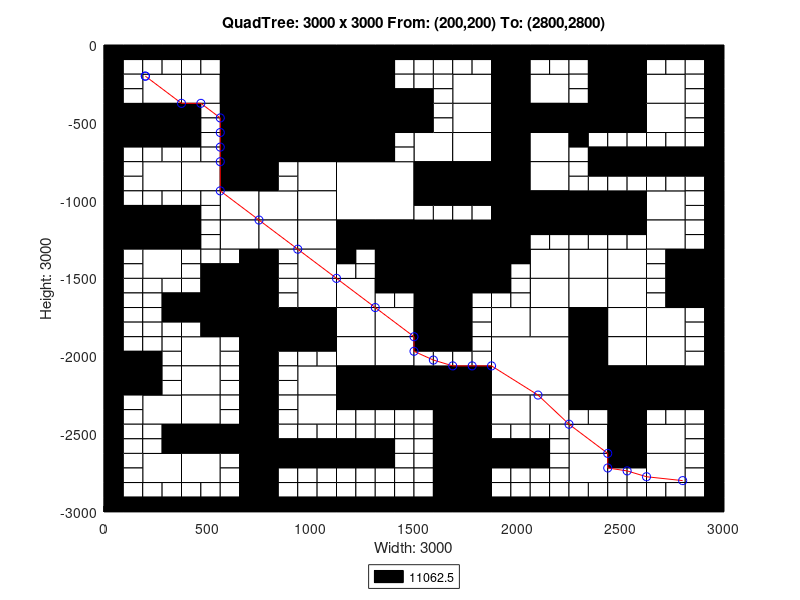

Write the MATLAB code that produced this figure.
axis([0 3000 -3000 0]);
title('QuadTree: 3000 x 3000 From: (200,200) To: (2800,2800)');
xlabel('Width: 3000');
ylabel('Height: 3000');
rectangle('Position',[750 -375 375 375], 'FaceColor',[0 0 0]);
rectangle('Position',[750 -750 375 375], 'FaceColor',[0 0 0]);
rectangle('Position',[1125 -1125 375 375], 'FaceColor',[1 1 1]);
rectangle('Position',[1500 -1500 375 375], 'FaceColor',[0 0 0]);
rectangle('Position',[1875 -2250 375 375], 'FaceColor',[1 1 1]);
rectangle('Position',[187.5 -375 187.5 187.5], 'FaceColor',[1 1 1]);
rectangle('Position',[562.5 -187.5 187.5 187.5], 'FaceColor',[0 0 0]);
rectangle('Position',[375 -375 187.5 187.5], 'FaceColor',[1 1 1]);
rectangle('Position',[562.5 -375 187.5 187.5], 'FaceColor',[0 0 0]);
rectangle('Position',[0 -562.5 187.5 187.5], 'FaceColor',[0 0 0]);
rectangle('Position',[187.5 -562.5 187.5 187.5], 'FaceColor',[0 0 0]);
rectangle('Position',[562.5 -562.5 187.5 187.5], 'FaceColor',[0 0 0]);
rectangle('Position',[562.5 -750 187.5 187.5], 'FaceColor',[0 0 0]);
rectangle('Position',[1125 -187.5 187.5 187.5], 'FaceColor',[0 0 0]);
rectangle('Position',[1125 -375 187.5 187.5], 'FaceColor',[0 0 0]);
rectangle('Position',[1125 -562.5 187.5 187.5], 'FaceColor',[0 0 0]);
rectangle('Position',[1312.5 -562.5 187.5 187.5], 'FaceColor',[0 0 0]);
rectangle('Position',[1125 -750 187.5 187.5], 'FaceColor',[0 0 0]);
rectangle('Position',[187.5 -937.5 187.5 187.5], 'FaceColor',[1 1 1]);
rectangle('Position',[375 -937.5 187.5 187.5], 'FaceColor',[1 1 1]);
rectangle('Position',[562.5 -937.5 187.5 187.5], 'FaceColor',[0 0 0]);
rectangle('Position',[562.5 -1125 187.5 187.5], 'FaceColor',[1 1 1]);
rectangle('Position',[0 -1312.5 187.5 187.5], 'FaceColor',[0 0 0]);
rectangle('Position',[187.5 -1312.5 187.5 187.5], 'FaceColor',[0 0 0]);
rectangle('Position',[187.5 -1500 187.5 187.5], 'FaceColor',[1 1 1]);
rectangle('Position',[562.5 -1312.5 187.5 187.5], 'FaceColor',[1 1 1]);
rectangle('Position',[937.5 -937.5 187.5 187.5], 'FaceColor',[1 1 1]);
rectangle('Position',[750 -1125 187.5 187.5], 'FaceColor',[1 1 1]);
rectangle('Position',[937.5 -1125 187.5 187.5], 'FaceColor',[1 1 1]);
rectangle('Position',[750 -1312.5 187.5 187.5], 'FaceColor',[1 1 1]);
rectangle('Position',[937.5 -1312.5 187.5 187.5], 'FaceColor',[1 1 1]);
rectangle('Position',[937.5 -1500 187.5 187.5], 'FaceColor',[1 1 1]);
rectangle('Position',[1125 -1312.5 187.5 187.5], 'FaceColor',[0 0 0]);
rectangle('Position',[1312.5 -1312.5 187.5 187.5], 'FaceColor',[0 0 0]);
rectangle('Position',[1312.5 -1500 187.5 187.5], 'FaceColor',[0 0 0]);
rectangle('Position',[1687.5 -375 187.5 187.5], 'FaceColor',[1 1 1]);
rectangle('Position',[1875 -187.5 187.5 187.5], 'FaceColor',[0 0 0]);
rectangle('Position',[1875 -375 187.5 187.5], 'FaceColor',[0 0 0]);
rectangle('Position',[2062.5 -375 187.5 187.5], 'FaceColor',[1 1 1]);
rectangle('Position',[1687.5 -562.5 187.5 187.5], 'FaceColor',[1 1 1]);
rectangle('Position',[1500 -750 187.5 187.5], 'FaceColor',[1 1 1]);
rectangle('Position',[1687.5 -750 187.5 187.5], 'FaceColor',[1 1 1]);
rectangle('Position',[1875 -562.5 187.5 187.5], 'FaceColor',[0 0 0]);
rectangle('Position',[2062.5 -562.5 187.5 187.5], 'FaceColor',[0 0 0]);
rectangle('Position',[1875 -750 187.5 187.5], 'FaceColor',[0 0 0]);
rectangle('Position',[2062.5 -750 187.5 187.5], 'FaceColor',[1 1 1]);
rectangle('Position',[2437.5 -187.5 187.5 187.5], 'FaceColor',[0 0 0]);
rectangle('Position',[2437.5 -375 187.5 187.5], 'FaceColor',[0 0 0]);
rectangle('Position',[2625 -375 187.5 187.5], 'FaceColor',[1 1 1]);
rectangle('Position',[2250 -562.5 187.5 187.5], 'FaceColor',[0 0 0]);
rectangle('Position',[2437.5 -562.5 187.5 187.5], 'FaceColor',[0 0 0]);
rectangle('Position',[2625 -562.5 187.5 187.5], 'FaceColor',[1 1 1]);
rectangle('Position',[1500 -937.5 187.5 187.5], 'FaceColor',[0 0 0]);
rectangle('Position',[1687.5 -937.5 187.5 187.5], 'FaceColor',[0 0 0]);
rectangle('Position',[1875 -937.5 187.5 187.5], 'FaceColor',[0 0 0]);
rectangle('Position',[2062.5 -937.5 187.5 187.5], 'FaceColor',[1 1 1]);
rectangle('Position',[1875 -1125 187.5 187.5], 'FaceColor',[0 0 0]);
rectangle('Position',[2062.5 -1125 187.5 187.5], 'FaceColor',[0 0 0]);
rectangle('Position',[1875 -1312.5 187.5 187.5], 'FaceColor',[0 0 0]);
rectangle('Position',[2062.5 -1500 187.5 187.5], 'FaceColor',[1 1 1]);
rectangle('Position',[2250 -1125 187.5 187.5], 'FaceColor',[0 0 0]);
rectangle('Position',[2437.5 -1125 187.5 187.5], 'FaceColor',[0 0 0]);
rectangle('Position',[2625 -1125 187.5 187.5], 'FaceColor',[1 1 1]);
rectangle('Position',[2250 -1500 187.5 187.5], 'FaceColor',[1 1 1]);
rectangle('Position',[2437.5 -1500 187.5 187.5], 'FaceColor',[1 1 1]);
rectangle('Position',[2625 -1312.5 187.5 187.5], 'FaceColor',[1 1 1]);
rectangle('Position',[2812.5 -1500 187.5 187.5], 'FaceColor',[0 0 0]);
rectangle('Position',[562.5 -1687.5 187.5 187.5], 'FaceColor',[0 0 0]);
rectangle('Position',[562.5 -1875 187.5 187.5], 'FaceColor',[0 0 0]);
rectangle('Position',[0 -2250 187.5 187.5], 'FaceColor',[0 0 0]);
rectangle('Position',[375 -2062.5 187.5 187.5], 'FaceColor',[1 1 1]);
rectangle('Position',[375 -2250 187.5 187.5], 'FaceColor',[1 1 1]);
rectangle('Position',[937.5 -1687.5 187.5 187.5], 'FaceColor',[1 1 1]);
rectangle('Position',[750 -1875 187.5 187.5], 'FaceColor',[0 0 0]);
rectangle('Position',[937.5 -1875 187.5 187.5], 'FaceColor',[0 0 0]);
rectangle('Position',[1125 -1687.5 187.5 187.5], 'FaceColor',[1 1 1]);
rectangle('Position',[1125 -1875 187.5 187.5], 'FaceColor',[1 1 1]);
rectangle('Position',[1312.5 -1875 187.5 187.5], 'FaceColor',[1 1 1]);
rectangle('Position',[937.5 -2250 187.5 187.5], 'FaceColor',[1 1 1]);
rectangle('Position',[1125 -2062.5 187.5 187.5], 'FaceColor',[1 1 1]);
rectangle('Position',[1312.5 -2062.5 187.5 187.5], 'FaceColor',[1 1 1]);
rectangle('Position',[1125 -2250 187.5 187.5], 'FaceColor',[0 0 0]);
rectangle('Position',[1312.5 -2250 187.5 187.5], 'FaceColor',[0 0 0]);
rectangle('Position',[187.5 -2437.5 187.5 187.5], 'FaceColor',[1 1 1]);
rectangle('Position',[375 -2437.5 187.5 187.5], 'FaceColor',[1 1 1]);
rectangle('Position',[375 -2625 187.5 187.5], 'FaceColor',[0 0 0]);
rectangle('Position',[562.5 -2625 187.5 187.5], 'FaceColor',[0 0 0]);
rectangle('Position',[187.5 -2812.5 187.5 187.5], 'FaceColor',[1 1 1]);
rectangle('Position',[375 -2812.5 187.5 187.5], 'FaceColor',[1 1 1]);
rectangle('Position',[937.5 -2437.5 187.5 187.5], 'FaceColor',[1 1 1]);
rectangle('Position',[1500 -1687.5 187.5 187.5], 'FaceColor',[0 0 0]);
rectangle('Position',[1500 -1875 187.5 187.5], 'FaceColor',[0 0 0]);
rectangle('Position',[2062.5 -1687.5 187.5 187.5], 'FaceColor',[1 1 1]);
rectangle('Position',[1875 -1875 187.5 187.5], 'FaceColor',[1 1 1]);
rectangle('Position',[2062.5 -1875 187.5 187.5], 'FaceColor',[1 1 1]);
rectangle('Position',[1500 -2250 187.5 187.5], 'FaceColor',[0 0 0]);
rectangle('Position',[1687.5 -2250 187.5 187.5], 'FaceColor',[0 0 0]);
rectangle('Position',[2250 -1687.5 187.5 187.5], 'FaceColor',[1 1 1]);
rectangle('Position',[2437.5 -1687.5 187.5 187.5], 'FaceColor',[1 1 1]);
rectangle('Position',[2250 -1875 187.5 187.5], 'FaceColor',[0 0 0]);
rectangle('Position',[2437.5 -1875 187.5 187.5], 'FaceColor',[1 1 1]);
rectangle('Position',[2812.5 -1687.5 187.5 187.5], 'FaceColor',[0 0 0]);
rectangle('Position',[2625 -1875 187.5 187.5], 'FaceColor',[1 1 1]);
rectangle('Position',[2250 -2062.5 187.5 187.5], 'FaceColor',[0 0 0]);
rectangle('Position',[2437.5 -2062.5 187.5 187.5], 'FaceColor',[1 1 1]);
rectangle('Position',[2250 -2250 187.5 187.5], 'FaceColor',[0 0 0]);
rectangle('Position',[2437.5 -2250 187.5 187.5], 'FaceColor',[0 0 0]);
rectangle('Position',[2625 -2062.5 187.5 187.5], 'FaceColor',[1 1 1]);
rectangle('Position',[2625 -2250 187.5 187.5], 'FaceColor',[0 0 0]);
rectangle('Position',[2812.5 -2250 187.5 187.5], 'FaceColor',[0 0 0]);
rectangle('Position',[1687.5 -2437.5 187.5 187.5], 'FaceColor',[0 0 0]);
rectangle('Position',[1687.5 -2625 187.5 187.5], 'FaceColor',[0 0 0]);
rectangle('Position',[1875 -2437.5 187.5 187.5], 'FaceColor',[1 1 1]);
rectangle('Position',[2062.5 -2437.5 187.5 187.5], 'FaceColor',[1 1 1]);
rectangle('Position',[1687.5 -2812.5 187.5 187.5], 'FaceColor',[0 0 0]);
rectangle('Position',[1687.5 -3000 187.5 187.5], 'FaceColor',[0 0 0]);
rectangle('Position',[2437.5 -2437.5 187.5 187.5], 'FaceColor',[0 0 0]);
rectangle('Position',[2250 -2625 187.5 187.5], 'FaceColor',[1 1 1]);
rectangle('Position',[2437.5 -2625 187.5 187.5], 'FaceColor',[0 0 0]);
rectangle('Position',[2625 -2625 187.5 187.5], 'FaceColor',[1 1 1]);
rectangle('Position',[2250 -2812.5 187.5 187.5], 'FaceColor',[1 1 1]);
rectangle('Position',[2625 -2812.5 187.5 187.5], 'FaceColor',[1 1 1]);
rectangle('Position',[0 -93.75 93.75 93.75], 'FaceColor',[0 0 0]);
rectangle('Position',[93.75 -93.75 93.75 93.75], 'FaceColor',[0 0 0]);
rectangle('Position',[0 -187.5 93.75 93.75], 'FaceColor',[0 0 0]);
rectangle('Position',[93.75 -187.5 93.75 93.75], 'FaceColor',[1 1 1]);
rectangle('Position',[187.5 -93.75 93.75 93.75], 'FaceColor',[0 0 0]);
rectangle('Position',[281.25 -93.75 93.75 93.75], 'FaceColor',[0 0 0]);
rectangle('Position',[187.5 -187.5 93.75 93.75], 'FaceColor',[1 1 1]);
rectangle('Position',[281.25 -187.5 93.75 93.75], 'FaceColor',[1 1 1]);
rectangle('Position',[0 -281.25 93.75 93.75], 'FaceColor',[0 0 0]);
rectangle('Position',[93.75 -281.25 93.75 93.75], 'FaceColor',[1 1 1]);
rectangle('Position',[0 -375 93.75 93.75], 'FaceColor',[0 0 0]);
rectangle('Position',[93.75 -375 93.75 93.75], 'FaceColor',[1 1 1]);
rectangle('Position',[375 -93.75 93.75 93.75], 'FaceColor',[0 0 0]);
rectangle('Position',[468.75 -93.75 93.75 93.75], 'FaceColor',[0 0 0]);
rectangle('Position',[375 -187.5 93.75 93.75], 'FaceColor',[1 1 1]);
rectangle('Position',[468.75 -187.5 93.75 93.75], 'FaceColor',[1 1 1]);
rectangle('Position',[0 -656.25 93.75 93.75], 'FaceColor',[0 0 0]);
rectangle('Position',[93.75 -656.25 93.75 93.75], 'FaceColor',[0 0 0]);
rectangle('Position',[0 -750 93.75 93.75], 'FaceColor',[0 0 0]);
rectangle('Position',[93.75 -750 93.75 93.75], 'FaceColor',[1 1 1]);
rectangle('Position',[187.5 -656.25 93.75 93.75], 'FaceColor',[0 0 0]);
rectangle('Position',[281.25 -656.25 93.75 93.75], 'FaceColor',[0 0 0]);
rectangle('Position',[187.5 -750 93.75 93.75], 'FaceColor',[1 1 1]);
rectangle('Position',[281.25 -750 93.75 93.75], 'FaceColor',[1 1 1]);
rectangle('Position',[375 -468.75 93.75 93.75], 'FaceColor',[0 0 0]);
rectangle('Position',[468.75 -468.75 93.75 93.75], 'FaceColor',[1 1 1]);
rectangle('Position',[375 -562.5 93.75 93.75], 'FaceColor',[0 0 0]);
rectangle('Position',[468.75 -562.5 93.75 93.75], 'FaceColor',[1 1 1]);
rectangle('Position',[375 -656.25 93.75 93.75], 'FaceColor',[0 0 0]);
rectangle('Position',[468.75 -656.25 93.75 93.75], 'FaceColor',[1 1 1]);
rectangle('Position',[375 -750 93.75 93.75], 'FaceColor',[1 1 1]);
rectangle('Position',[468.75 -750 93.75 93.75], 'FaceColor',[1 1 1]);
rectangle('Position',[1312.5 -93.75 93.75 93.75], 'FaceColor',[0 0 0]);
rectangle('Position',[1406.25 -93.75 93.75 93.75], 'FaceColor',[0 0 0]);
rectangle('Position',[1312.5 -187.5 93.75 93.75], 'FaceColor',[0 0 0]);
rectangle('Position',[1406.25 -187.5 93.75 93.75], 'FaceColor',[1 1 1]);
rectangle('Position',[1312.5 -281.25 93.75 93.75], 'FaceColor',[0 0 0]);
rectangle('Position',[1406.25 -281.25 93.75 93.75], 'FaceColor',[1 1 1]);
rectangle('Position',[1312.5 -375 93.75 93.75], 'FaceColor',[0 0 0]);
rectangle('Position',[1406.25 -375 93.75 93.75], 'FaceColor',[0 0 0]);
rectangle('Position',[1312.5 -656.25 93.75 93.75], 'FaceColor',[0 0 0]);
rectangle('Position',[1406.25 -656.25 93.75 93.75], 'FaceColor',[1 1 1]);
rectangle('Position',[1312.5 -750 93.75 93.75], 'FaceColor',[0 0 0]);
rectangle('Position',[1406.25 -750 93.75 93.75], 'FaceColor',[1 1 1]);
rectangle('Position',[0 -843.75 93.75 93.75], 'FaceColor',[0 0 0]);
rectangle('Position',[93.75 -843.75 93.75 93.75], 'FaceColor',[1 1 1]);
rectangle('Position',[0 -937.5 93.75 93.75], 'FaceColor',[0 0 0]);
rectangle('Position',[93.75 -937.5 93.75 93.75], 'FaceColor',[1 1 1]);
rectangle('Position',[0 -1031.25 93.75 93.75], 'FaceColor',[0 0 0]);
rectangle('Position',[93.75 -1031.25 93.75 93.75], 'FaceColor',[1 1 1]);
rectangle('Position',[0 -1125 93.75 93.75], 'FaceColor',[0 0 0]);
rectangle('Position',[93.75 -1125 93.75 93.75], 'FaceColor',[0 0 0]);
rectangle('Position',[187.5 -1031.25 93.75 93.75], 'FaceColor',[1 1 1]);
rectangle('Position',[281.25 -1031.25 93.75 93.75], 'FaceColor',[1 1 1]);
rectangle('Position',[187.5 -1125 93.75 93.75], 'FaceColor',[0 0 0]);
rectangle('Position',[281.25 -1125 93.75 93.75], 'FaceColor',[0 0 0]);
rectangle('Position',[375 -1031.25 93.75 93.75], 'FaceColor',[1 1 1]);
rectangle('Position',[468.75 -1031.25 93.75 93.75], 'FaceColor',[1 1 1]);
rectangle('Position',[375 -1125 93.75 93.75], 'FaceColor',[0 0 0]);
rectangle('Position',[468.75 -1125 93.75 93.75], 'FaceColor',[1 1 1]);
rectangle('Position',[0 -1406.25 93.75 93.75], 'FaceColor',[0 0 0]);
rectangle('Position',[93.75 -1406.25 93.75 93.75], 'FaceColor',[1 1 1]);
rectangle('Position',[0 -1500 93.75 93.75], 'FaceColor',[0 0 0]);
rectangle('Position',[93.75 -1500 93.75 93.75], 'FaceColor',[1 1 1]);
rectangle('Position',[375 -1218.75 93.75 93.75], 'FaceColor',[0 0 0]);
rectangle('Position',[468.75 -1218.75 93.75 93.75], 'FaceColor',[1 1 1]);
rectangle('Position',[375 -1312.5 93.75 93.75], 'FaceColor',[0 0 0]);
rectangle('Position',[468.75 -1312.5 93.75 93.75], 'FaceColor',[1 1 1]);
rectangle('Position',[375 -1406.25 93.75 93.75], 'FaceColor',[1 1 1]);
rectangle('Position',[468.75 -1406.25 93.75 93.75], 'FaceColor',[1 1 1]);
rectangle('Position',[375 -1500 93.75 93.75], 'FaceColor',[1 1 1]);
rectangle('Position',[468.75 -1500 93.75 93.75], 'FaceColor',[0 0 0]);
rectangle('Position',[562.5 -1406.25 93.75 93.75], 'FaceColor',[1 1 1]);
rectangle('Position',[656.25 -1406.25 93.75 93.75], 'FaceColor',[0 0 0]);
rectangle('Position',[562.5 -1500 93.75 93.75], 'FaceColor',[0 0 0]);
rectangle('Position',[656.25 -1500 93.75 93.75], 'FaceColor',[0 0 0]);
rectangle('Position',[750 -843.75 93.75 93.75], 'FaceColor',[0 0 0]);
rectangle('Position',[843.75 -843.75 93.75 93.75], 'FaceColor',[1 1 1]);
rectangle('Position',[750 -937.5 93.75 93.75], 'FaceColor',[0 0 0]);
rectangle('Position',[843.75 -937.5 93.75 93.75], 'FaceColor',[1 1 1]);
rectangle('Position',[750 -1406.25 93.75 93.75], 'FaceColor',[0 0 0]);
rectangle('Position',[843.75 -1406.25 93.75 93.75], 'FaceColor',[1 1 1]);
rectangle('Position',[750 -1500 93.75 93.75], 'FaceColor',[0 0 0]);
rectangle('Position',[843.75 -1500 93.75 93.75], 'FaceColor',[1 1 1]);
rectangle('Position',[1125 -1406.25 93.75 93.75], 'FaceColor',[0 0 0]);
rectangle('Position',[1218.75 -1406.25 93.75 93.75], 'FaceColor',[1 1 1]);
rectangle('Position',[1125 -1500 93.75 93.75], 'FaceColor',[1 1 1]);
rectangle('Position',[1218.75 -1500 93.75 93.75], 'FaceColor',[1 1 1]);
rectangle('Position',[1500 -93.75 93.75 93.75], 'FaceColor',[0 0 0]);
rectangle('Position',[1593.75 -93.75 93.75 93.75], 'FaceColor',[0 0 0]);
rectangle('Position',[1500 -187.5 93.75 93.75], 'FaceColor',[1 1 1]);
rectangle('Position',[1593.75 -187.5 93.75 93.75], 'FaceColor',[1 1 1]);
rectangle('Position',[1687.5 -93.75 93.75 93.75], 'FaceColor',[0 0 0]);
rectangle('Position',[1781.25 -93.75 93.75 93.75], 'FaceColor',[0 0 0]);
rectangle('Position',[1687.5 -187.5 93.75 93.75], 'FaceColor',[1 1 1]);
rectangle('Position',[1781.25 -187.5 93.75 93.75], 'FaceColor',[1 1 1]);
rectangle('Position',[1500 -281.25 93.75 93.75], 'FaceColor',[1 1 1]);
rectangle('Position',[1593.75 -281.25 93.75 93.75], 'FaceColor',[1 1 1]);
rectangle('Position',[1500 -375 93.75 93.75], 'FaceColor',[0 0 0]);
rectangle('Position',[1593.75 -375 93.75 93.75], 'FaceColor',[1 1 1]);
rectangle('Position',[2062.5 -93.75 93.75 93.75], 'FaceColor',[0 0 0]);
rectangle('Position',[2156.25 -93.75 93.75 93.75], 'FaceColor',[0 0 0]);
rectangle('Position',[2062.5 -187.5 93.75 93.75], 'FaceColor',[1 1 1]);
rectangle('Position',[2156.25 -187.5 93.75 93.75], 'FaceColor',[1 1 1]);
rectangle('Position',[1500 -468.75 93.75 93.75], 'FaceColor',[0 0 0]);
rectangle('Position',[1593.75 -468.75 93.75 93.75], 'FaceColor',[1 1 1]);
rectangle('Position',[1500 -562.5 93.75 93.75], 'FaceColor',[0 0 0]);
rectangle('Position',[1593.75 -562.5 93.75 93.75], 'FaceColor',[1 1 1]);
rectangle('Position',[2250 -93.75 93.75 93.75], 'FaceColor',[0 0 0]);
rectangle('Position',[2343.75 -93.75 93.75 93.75], 'FaceColor',[0 0 0]);
rectangle('Position',[2250 -187.5 93.75 93.75], 'FaceColor',[1 1 1]);
rectangle('Position',[2343.75 -187.5 93.75 93.75], 'FaceColor',[0 0 0]);
rectangle('Position',[2250 -281.25 93.75 93.75], 'FaceColor',[1 1 1]);
rectangle('Position',[2343.75 -281.25 93.75 93.75], 'FaceColor',[0 0 0]);
rectangle('Position',[2250 -375 93.75 93.75], 'FaceColor',[1 1 1]);
rectangle('Position',[2343.75 -375 93.75 93.75], 'FaceColor',[0 0 0]);
rectangle('Position',[2625 -93.75 93.75 93.75], 'FaceColor',[0 0 0]);
rectangle('Position',[2718.75 -93.75 93.75 93.75], 'FaceColor',[0 0 0]);
rectangle('Position',[2625 -187.5 93.75 93.75], 'FaceColor',[1 1 1]);
rectangle('Position',[2718.75 -187.5 93.75 93.75], 'FaceColor',[1 1 1]);
rectangle('Position',[2812.5 -93.75 93.75 93.75], 'FaceColor',[0 0 0]);
rectangle('Position',[2906.25 -93.75 93.75 93.75], 'FaceColor',[0 0 0]);
rectangle('Position',[2812.5 -187.5 93.75 93.75], 'FaceColor',[1 1 1]);
rectangle('Position',[2906.25 -187.5 93.75 93.75], 'FaceColor',[0 0 0]);
rectangle('Position',[2812.5 -281.25 93.75 93.75], 'FaceColor',[1 1 1]);
rectangle('Position',[2906.25 -281.25 93.75 93.75], 'FaceColor',[0 0 0]);
rectangle('Position',[2812.5 -375 93.75 93.75], 'FaceColor',[1 1 1]);
rectangle('Position',[2906.25 -375 93.75 93.75], 'FaceColor',[0 0 0]);
rectangle('Position',[2250 -656.25 93.75 93.75], 'FaceColor',[0 0 0]);
rectangle('Position',[2343.75 -656.25 93.75 93.75], 'FaceColor',[1 1 1]);
rectangle('Position',[2250 -750 93.75 93.75], 'FaceColor',[1 1 1]);
rectangle('Position',[2343.75 -750 93.75 93.75], 'FaceColor',[0 0 0]);
rectangle('Position',[2437.5 -656.25 93.75 93.75], 'FaceColor',[1 1 1]);
rectangle('Position',[2531.25 -656.25 93.75 93.75], 'FaceColor',[1 1 1]);
rectangle('Position',[2437.5 -750 93.75 93.75], 'FaceColor',[0 0 0]);
rectangle('Position',[2531.25 -750 93.75 93.75], 'FaceColor',[0 0 0]);
rectangle('Position',[2812.5 -468.75 93.75 93.75], 'FaceColor',[1 1 1]);
rectangle('Position',[2906.25 -468.75 93.75 93.75], 'FaceColor',[0 0 0]);
rectangle('Position',[2812.5 -562.5 93.75 93.75], 'FaceColor',[1 1 1]);
rectangle('Position',[2906.25 -562.5 93.75 93.75], 'FaceColor',[0 0 0]);
rectangle('Position',[2625 -656.25 93.75 93.75], 'FaceColor',[1 1 1]);
rectangle('Position',[2718.75 -656.25 93.75 93.75], 'FaceColor',[1 1 1]);
rectangle('Position',[2625 -750 93.75 93.75], 'FaceColor',[0 0 0]);
rectangle('Position',[2718.75 -750 93.75 93.75], 'FaceColor',[0 0 0]);
rectangle('Position',[2812.5 -656.25 93.75 93.75], 'FaceColor',[1 1 1]);
rectangle('Position',[2906.25 -656.25 93.75 93.75], 'FaceColor',[0 0 0]);
rectangle('Position',[2812.5 -750 93.75 93.75], 'FaceColor',[0 0 0]);
rectangle('Position',[2906.25 -750 93.75 93.75], 'FaceColor',[0 0 0]);
rectangle('Position',[1500 -1031.25 93.75 93.75], 'FaceColor',[0 0 0]);
rectangle('Position',[1593.75 -1031.25 93.75 93.75], 'FaceColor',[0 0 0]);
rectangle('Position',[1500 -1125 93.75 93.75], 'FaceColor',[1 1 1]);
rectangle('Position',[1593.75 -1125 93.75 93.75], 'FaceColor',[1 1 1]);
rectangle('Position',[1687.5 -1031.25 93.75 93.75], 'FaceColor',[0 0 0]);
rectangle('Position',[1781.25 -1031.25 93.75 93.75], 'FaceColor',[0 0 0]);
rectangle('Position',[1687.5 -1125 93.75 93.75], 'FaceColor',[1 1 1]);
rectangle('Position',[1781.25 -1125 93.75 93.75], 'FaceColor',[1 1 1]);
rectangle('Position',[2062.5 -1218.75 93.75 93.75], 'FaceColor',[0 0 0]);
rectangle('Position',[2156.25 -1218.75 93.75 93.75], 'FaceColor',[0 0 0]);
rectangle('Position',[2062.5 -1312.5 93.75 93.75], 'FaceColor',[1 1 1]);
rectangle('Position',[2156.25 -1312.5 93.75 93.75], 'FaceColor',[1 1 1]);
rectangle('Position',[1875 -1406.25 93.75 93.75], 'FaceColor',[0 0 0]);
rectangle('Position',[1968.75 -1406.25 93.75 93.75], 'FaceColor',[0 0 0]);
rectangle('Position',[1875 -1500 93.75 93.75], 'FaceColor',[0 0 0]);
rectangle('Position',[1968.75 -1500 93.75 93.75], 'FaceColor',[1 1 1]);
rectangle('Position',[2250 -843.75 93.75 93.75], 'FaceColor',[1 1 1]);
rectangle('Position',[2343.75 -843.75 93.75 93.75], 'FaceColor',[0 0 0]);
rectangle('Position',[2250 -937.5 93.75 93.75], 'FaceColor',[1 1 1]);
rectangle('Position',[2343.75 -937.5 93.75 93.75], 'FaceColor',[1 1 1]);
rectangle('Position',[2437.5 -843.75 93.75 93.75], 'FaceColor',[0 0 0]);
rectangle('Position',[2531.25 -843.75 93.75 93.75], 'FaceColor',[0 0 0]);
rectangle('Position',[2437.5 -937.5 93.75 93.75], 'FaceColor',[1 1 1]);
rectangle('Position',[2531.25 -937.5 93.75 93.75], 'FaceColor',[1 1 1]);
rectangle('Position',[2625 -843.75 93.75 93.75], 'FaceColor',[0 0 0]);
rectangle('Position',[2718.75 -843.75 93.75 93.75], 'FaceColor',[0 0 0]);
rectangle('Position',[2625 -937.5 93.75 93.75], 'FaceColor',[1 1 1]);
rectangle('Position',[2718.75 -937.5 93.75 93.75], 'FaceColor',[1 1 1]);
rectangle('Position',[2812.5 -843.75 93.75 93.75], 'FaceColor',[0 0 0]);
rectangle('Position',[2906.25 -843.75 93.75 93.75], 'FaceColor',[0 0 0]);
rectangle('Position',[2812.5 -937.5 93.75 93.75], 'FaceColor',[1 1 1]);
rectangle('Position',[2906.25 -937.5 93.75 93.75], 'FaceColor',[0 0 0]);
rectangle('Position',[2812.5 -1031.25 93.75 93.75], 'FaceColor',[1 1 1]);
rectangle('Position',[2906.25 -1031.25 93.75 93.75], 'FaceColor',[0 0 0]);
rectangle('Position',[2812.5 -1125 93.75 93.75], 'FaceColor',[1 1 1]);
rectangle('Position',[2906.25 -1125 93.75 93.75], 'FaceColor',[0 0 0]);
rectangle('Position',[2250 -1218.75 93.75 93.75], 'FaceColor',[0 0 0]);
rectangle('Position',[2343.75 -1218.75 93.75 93.75], 'FaceColor',[0 0 0]);
rectangle('Position',[2250 -1312.5 93.75 93.75], 'FaceColor',[1 1 1]);
rectangle('Position',[2343.75 -1312.5 93.75 93.75], 'FaceColor',[1 1 1]);
rectangle('Position',[2437.5 -1218.75 93.75 93.75], 'FaceColor',[0 0 0]);
rectangle('Position',[2531.25 -1218.75 93.75 93.75], 'FaceColor',[0 0 0]);
rectangle('Position',[2437.5 -1312.5 93.75 93.75], 'FaceColor',[1 1 1]);
rectangle('Position',[2531.25 -1312.5 93.75 93.75], 'FaceColor',[1 1 1]);
rectangle('Position',[2812.5 -1218.75 93.75 93.75], 'FaceColor',[1 1 1]);
rectangle('Position',[2906.25 -1218.75 93.75 93.75], 'FaceColor',[0 0 0]);
rectangle('Position',[2812.5 -1312.5 93.75 93.75], 'FaceColor',[1 1 1]);
rectangle('Position',[2906.25 -1312.5 93.75 93.75], 'FaceColor',[0 0 0]);
rectangle('Position',[2625 -1406.25 93.75 93.75], 'FaceColor',[1 1 1]);
rectangle('Position',[2718.75 -1406.25 93.75 93.75], 'FaceColor',[0 0 0]);
rectangle('Position',[2625 -1500 93.75 93.75], 'FaceColor',[1 1 1]);
rectangle('Position',[2718.75 -1500 93.75 93.75], 'FaceColor',[0 0 0]);
rectangle('Position',[0 -1593.75 93.75 93.75], 'FaceColor',[0 0 0]);
rectangle('Position',[93.75 -1593.75 93.75 93.75], 'FaceColor',[1 1 1]);
rectangle('Position',[0 -1687.5 93.75 93.75], 'FaceColor',[0 0 0]);
rectangle('Position',[93.75 -1687.5 93.75 93.75], 'FaceColor',[1 1 1]);
rectangle('Position',[187.5 -1593.75 93.75 93.75], 'FaceColor',[1 1 1]);
rectangle('Position',[281.25 -1593.75 93.75 93.75], 'FaceColor',[1 1 1]);
rectangle('Position',[187.5 -1687.5 93.75 93.75], 'FaceColor',[1 1 1]);
rectangle('Position',[281.25 -1687.5 93.75 93.75], 'FaceColor',[0 0 0]);
rectangle('Position',[0 -1781.25 93.75 93.75], 'FaceColor',[0 0 0]);
rectangle('Position',[93.75 -1781.25 93.75 93.75], 'FaceColor',[1 1 1]);
rectangle('Position',[0 -1875 93.75 93.75], 'FaceColor',[0 0 0]);
rectangle('Position',[93.75 -1875 93.75 93.75], 'FaceColor',[1 1 1]);
rectangle('Position',[187.5 -1781.25 93.75 93.75], 'FaceColor',[1 1 1]);
rectangle('Position',[281.25 -1781.25 93.75 93.75], 'FaceColor',[0 0 0]);
rectangle('Position',[187.5 -1875 93.75 93.75], 'FaceColor',[1 1 1]);
rectangle('Position',[281.25 -1875 93.75 93.75], 'FaceColor',[1 1 1]);
rectangle('Position',[375 -1593.75 93.75 93.75], 'FaceColor',[1 1 1]);
rectangle('Position',[468.75 -1593.75 93.75 93.75], 'FaceColor',[0 0 0]);
rectangle('Position',[375 -1687.5 93.75 93.75], 'FaceColor',[0 0 0]);
rectangle('Position',[468.75 -1687.5 93.75 93.75], 'FaceColor',[0 0 0]);
rectangle('Position',[375 -1781.25 93.75 93.75], 'FaceColor',[0 0 0]);
rectangle('Position',[468.75 -1781.25 93.75 93.75], 'FaceColor',[0 0 0]);
rectangle('Position',[375 -1875 93.75 93.75], 'FaceColor',[1 1 1]);
rectangle('Position',[468.75 -1875 93.75 93.75], 'FaceColor',[0 0 0]);
rectangle('Position',[0 -1968.75 93.75 93.75], 'FaceColor',[0 0 0]);
rectangle('Position',[93.75 -1968.75 93.75 93.75], 'FaceColor',[1 1 1]);
rectangle('Position',[0 -2062.5 93.75 93.75], 'FaceColor',[0 0 0]);
rectangle('Position',[93.75 -2062.5 93.75 93.75], 'FaceColor',[0 0 0]);
rectangle('Position',[187.5 -1968.75 93.75 93.75], 'FaceColor',[1 1 1]);
rectangle('Position',[281.25 -1968.75 93.75 93.75], 'FaceColor',[1 1 1]);
rectangle('Position',[187.5 -2062.5 93.75 93.75], 'FaceColor',[0 0 0]);
rectangle('Position',[281.25 -2062.5 93.75 93.75], 'FaceColor',[1 1 1]);
rectangle('Position',[187.5 -2156.25 93.75 93.75], 'FaceColor',[0 0 0]);
rectangle('Position',[281.25 -2156.25 93.75 93.75], 'FaceColor',[1 1 1]);
rectangle('Position',[187.5 -2250 93.75 93.75], 'FaceColor',[0 0 0]);
rectangle('Position',[281.25 -2250 93.75 93.75], 'FaceColor',[1 1 1]);
rectangle('Position',[562.5 -1968.75 93.75 93.75], 'FaceColor',[1 1 1]);
rectangle('Position',[656.25 -1968.75 93.75 93.75], 'FaceColor',[0 0 0]);
rectangle('Position',[562.5 -2062.5 93.75 93.75], 'FaceColor',[1 1 1]);
rectangle('Position',[656.25 -2062.5 93.75 93.75], 'FaceColor',[0 0 0]);
rectangle('Position',[562.5 -2156.25 93.75 93.75], 'FaceColor',[1 1 1]);
rectangle('Position',[656.25 -2156.25 93.75 93.75], 'FaceColor',[0 0 0]);
rectangle('Position',[562.5 -2250 93.75 93.75], 'FaceColor',[1 1 1]);
rectangle('Position',[656.25 -2250 93.75 93.75], 'FaceColor',[0 0 0]);
rectangle('Position',[750 -1593.75 93.75 93.75], 'FaceColor',[0 0 0]);
rectangle('Position',[843.75 -1593.75 93.75 93.75], 'FaceColor',[1 1 1]);
rectangle('Position',[750 -1687.5 93.75 93.75], 'FaceColor',[0 0 0]);
rectangle('Position',[843.75 -1687.5 93.75 93.75], 'FaceColor',[1 1 1]);
rectangle('Position',[1312.5 -1593.75 93.75 93.75], 'FaceColor',[0 0 0]);
rectangle('Position',[1406.25 -1593.75 93.75 93.75], 'FaceColor',[0 0 0]);
rectangle('Position',[1312.5 -1687.5 93.75 93.75], 'FaceColor',[1 1 1]);
rectangle('Position',[1406.25 -1687.5 93.75 93.75], 'FaceColor',[1 1 1]);
rectangle('Position',[750 -1968.75 93.75 93.75], 'FaceColor',[0 0 0]);
rectangle('Position',[843.75 -1968.75 93.75 93.75], 'FaceColor',[0 0 0]);
rectangle('Position',[750 -2062.5 93.75 93.75], 'FaceColor',[0 0 0]);
rectangle('Position',[843.75 -2062.5 93.75 93.75], 'FaceColor',[1 1 1]);
rectangle('Position',[937.5 -1968.75 93.75 93.75], 'FaceColor',[0 0 0]);
rectangle('Position',[1031.25 -1968.75 93.75 93.75], 'FaceColor',[0 0 0]);
rectangle('Position',[937.5 -2062.5 93.75 93.75], 'FaceColor',[1 1 1]);
rectangle('Position',[1031.25 -2062.5 93.75 93.75], 'FaceColor',[1 1 1]);
rectangle('Position',[750 -2156.25 93.75 93.75], 'FaceColor',[0 0 0]);
rectangle('Position',[843.75 -2156.25 93.75 93.75], 'FaceColor',[1 1 1]);
rectangle('Position',[750 -2250 93.75 93.75], 'FaceColor',[0 0 0]);
rectangle('Position',[843.75 -2250 93.75 93.75], 'FaceColor',[1 1 1]);
rectangle('Position',[0 -2343.75 93.75 93.75], 'FaceColor',[0 0 0]);
rectangle('Position',[93.75 -2343.75 93.75 93.75], 'FaceColor',[1 1 1]);
rectangle('Position',[0 -2437.5 93.75 93.75], 'FaceColor',[0 0 0]);
rectangle('Position',[93.75 -2437.5 93.75 93.75], 'FaceColor',[1 1 1]);
rectangle('Position',[0 -2531.25 93.75 93.75], 'FaceColor',[0 0 0]);
rectangle('Position',[93.75 -2531.25 93.75 93.75], 'FaceColor',[1 1 1]);
rectangle('Position',[0 -2625 93.75 93.75], 'FaceColor',[0 0 0]);
rectangle('Position',[93.75 -2625 93.75 93.75], 'FaceColor',[1 1 1]);
rectangle('Position',[187.5 -2531.25 93.75 93.75], 'FaceColor',[1 1 1]);
rectangle('Position',[281.25 -2531.25 93.75 93.75], 'FaceColor',[0 0 0]);
rectangle('Position',[187.5 -2625 93.75 93.75], 'FaceColor',[1 1 1]);
rectangle('Position',[281.25 -2625 93.75 93.75], 'FaceColor',[0 0 0]);
rectangle('Position',[562.5 -2343.75 93.75 93.75], 'FaceColor',[1 1 1]);
rectangle('Position',[656.25 -2343.75 93.75 93.75], 'FaceColor',[0 0 0]);
rectangle('Position',[562.5 -2437.5 93.75 93.75], 'FaceColor',[1 1 1]);
rectangle('Position',[656.25 -2437.5 93.75 93.75], 'FaceColor',[0 0 0]);
rectangle('Position',[0 -2718.75 93.75 93.75], 'FaceColor',[0 0 0]);
rectangle('Position',[93.75 -2718.75 93.75 93.75], 'FaceColor',[1 1 1]);
rectangle('Position',[0 -2812.5 93.75 93.75], 'FaceColor',[0 0 0]);
rectangle('Position',[93.75 -2812.5 93.75 93.75], 'FaceColor',[1 1 1]);
rectangle('Position',[0 -2906.25 93.75 93.75], 'FaceColor',[0 0 0]);
rectangle('Position',[93.75 -2906.25 93.75 93.75], 'FaceColor',[1 1 1]);
rectangle('Position',[0 -3000 93.75 93.75], 'FaceColor',[0 0 0]);
rectangle('Position',[93.75 -3000 93.75 93.75], 'FaceColor',[0 0 0]);
rectangle('Position',[187.5 -2906.25 93.75 93.75], 'FaceColor',[1 1 1]);
rectangle('Position',[281.25 -2906.25 93.75 93.75], 'FaceColor',[1 1 1]);
rectangle('Position',[187.5 -3000 93.75 93.75], 'FaceColor',[0 0 0]);
rectangle('Position',[281.25 -3000 93.75 93.75], 'FaceColor',[0 0 0]);
rectangle('Position',[562.5 -2718.75 93.75 93.75], 'FaceColor',[1 1 1]);
rectangle('Position',[656.25 -2718.75 93.75 93.75], 'FaceColor',[0 0 0]);
rectangle('Position',[562.5 -2812.5 93.75 93.75], 'FaceColor',[1 1 1]);
rectangle('Position',[656.25 -2812.5 93.75 93.75], 'FaceColor',[0 0 0]);
rectangle('Position',[375 -2906.25 93.75 93.75], 'FaceColor',[1 1 1]);
rectangle('Position',[468.75 -2906.25 93.75 93.75], 'FaceColor',[1 1 1]);
rectangle('Position',[375 -3000 93.75 93.75], 'FaceColor',[0 0 0]);
rectangle('Position',[468.75 -3000 93.75 93.75], 'FaceColor',[0 0 0]);
rectangle('Position',[562.5 -2906.25 93.75 93.75], 'FaceColor',[1 1 1]);
rectangle('Position',[656.25 -2906.25 93.75 93.75], 'FaceColor',[0 0 0]);
rectangle('Position',[562.5 -3000 93.75 93.75], 'FaceColor',[0 0 0]);
rectangle('Position',[656.25 -3000 93.75 93.75], 'FaceColor',[0 0 0]);
rectangle('Position',[750 -2343.75 93.75 93.75], 'FaceColor',[0 0 0]);
rectangle('Position',[843.75 -2343.75 93.75 93.75], 'FaceColor',[1 1 1]);
rectangle('Position',[750 -2437.5 93.75 93.75], 'FaceColor',[0 0 0]);
rectangle('Position',[843.75 -2437.5 93.75 93.75], 'FaceColor',[1 1 1]);
rectangle('Position',[750 -2531.25 93.75 93.75], 'FaceColor',[0 0 0]);
rectangle('Position',[843.75 -2531.25 93.75 93.75], 'FaceColor',[1 1 1]);
rectangle('Position',[750 -2625 93.75 93.75], 'FaceColor',[0 0 0]);
rectangle('Position',[843.75 -2625 93.75 93.75], 'FaceColor',[0 0 0]);
rectangle('Position',[937.5 -2531.25 93.75 93.75], 'FaceColor',[1 1 1]);
rectangle('Position',[1031.25 -2531.25 93.75 93.75], 'FaceColor',[1 1 1]);
rectangle('Position',[937.5 -2625 93.75 93.75], 'FaceColor',[0 0 0]);
rectangle('Position',[1031.25 -2625 93.75 93.75], 'FaceColor',[0 0 0]);
rectangle('Position',[1125 -2343.75 93.75 93.75], 'FaceColor',[0 0 0]);
rectangle('Position',[1218.75 -2343.75 93.75 93.75], 'FaceColor',[0 0 0]);
rectangle('Position',[1125 -2437.5 93.75 93.75], 'FaceColor',[1 1 1]);
rectangle('Position',[1218.75 -2437.5 93.75 93.75], 'FaceColor',[1 1 1]);
rectangle('Position',[1312.5 -2343.75 93.75 93.75], 'FaceColor',[0 0 0]);
rectangle('Position',[1406.25 -2343.75 93.75 93.75], 'FaceColor',[0 0 0]);
rectangle('Position',[1312.5 -2437.5 93.75 93.75], 'FaceColor',[1 1 1]);
rectangle('Position',[1406.25 -2437.5 93.75 93.75], 'FaceColor',[1 1 1]);
rectangle('Position',[1125 -2531.25 93.75 93.75], 'FaceColor',[1 1 1]);
rectangle('Position',[1218.75 -2531.25 93.75 93.75], 'FaceColor',[1 1 1]);
rectangle('Position',[1125 -2625 93.75 93.75], 'FaceColor',[0 0 0]);
rectangle('Position',[1218.75 -2625 93.75 93.75], 'FaceColor',[0 0 0]);
rectangle('Position',[1312.5 -2531.25 93.75 93.75], 'FaceColor',[1 1 1]);
rectangle('Position',[1406.25 -2531.25 93.75 93.75], 'FaceColor',[1 1 1]);
rectangle('Position',[1312.5 -2625 93.75 93.75], 'FaceColor',[0 0 0]);
rectangle('Position',[1406.25 -2625 93.75 93.75], 'FaceColor',[1 1 1]);
rectangle('Position',[750 -2718.75 93.75 93.75], 'FaceColor',[0 0 0]);
rectangle('Position',[843.75 -2718.75 93.75 93.75], 'FaceColor',[0 0 0]);
rectangle('Position',[750 -2812.5 93.75 93.75], 'FaceColor',[0 0 0]);
rectangle('Position',[843.75 -2812.5 93.75 93.75], 'FaceColor',[1 1 1]);
rectangle('Position',[937.5 -2718.75 93.75 93.75], 'FaceColor',[0 0 0]);
rectangle('Position',[1031.25 -2718.75 93.75 93.75], 'FaceColor',[0 0 0]);
rectangle('Position',[937.5 -2812.5 93.75 93.75], 'FaceColor',[1 1 1]);
rectangle('Position',[1031.25 -2812.5 93.75 93.75], 'FaceColor',[1 1 1]);
rectangle('Position',[750 -2906.25 93.75 93.75], 'FaceColor',[0 0 0]);
rectangle('Position',[843.75 -2906.25 93.75 93.75], 'FaceColor',[1 1 1]);
rectangle('Position',[750 -3000 93.75 93.75], 'FaceColor',[0 0 0]);
rectangle('Position',[843.75 -3000 93.75 93.75], 'FaceColor',[0 0 0]);
rectangle('Position',[937.5 -2906.25 93.75 93.75], 'FaceColor',[1 1 1]);
rectangle('Position',[1031.25 -2906.25 93.75 93.75], 'FaceColor',[1 1 1]);
rectangle('Position',[937.5 -3000 93.75 93.75], 'FaceColor',[0 0 0]);
rectangle('Position',[1031.25 -3000 93.75 93.75], 'FaceColor',[0 0 0]);
rectangle('Position',[1125 -2718.75 93.75 93.75], 'FaceColor',[0 0 0]);
rectangle('Position',[1218.75 -2718.75 93.75 93.75], 'FaceColor',[0 0 0]);
rectangle('Position',[1125 -2812.5 93.75 93.75], 'FaceColor',[1 1 1]);
rectangle('Position',[1218.75 -2812.5 93.75 93.75], 'FaceColor',[1 1 1]);
rectangle('Position',[1312.5 -2718.75 93.75 93.75], 'FaceColor',[0 0 0]);
rectangle('Position',[1406.25 -2718.75 93.75 93.75], 'FaceColor',[1 1 1]);
rectangle('Position',[1312.5 -2812.5 93.75 93.75], 'FaceColor',[1 1 1]);
rectangle('Position',[1406.25 -2812.5 93.75 93.75], 'FaceColor',[1 1 1]);
rectangle('Position',[1125 -2906.25 93.75 93.75], 'FaceColor',[1 1 1]);
rectangle('Position',[1218.75 -2906.25 93.75 93.75], 'FaceColor',[1 1 1]);
rectangle('Position',[1125 -3000 93.75 93.75], 'FaceColor',[0 0 0]);
rectangle('Position',[1218.75 -3000 93.75 93.75], 'FaceColor',[0 0 0]);
rectangle('Position',[1312.5 -2906.25 93.75 93.75], 'FaceColor',[1 1 1]);
rectangle('Position',[1406.25 -2906.25 93.75 93.75], 'FaceColor',[1 1 1]);
rectangle('Position',[1312.5 -3000 93.75 93.75], 'FaceColor',[0 0 0]);
rectangle('Position',[1406.25 -3000 93.75 93.75], 'FaceColor',[0 0 0]);
rectangle('Position',[1687.5 -1593.75 93.75 93.75], 'FaceColor',[0 0 0]);
rectangle('Position',[1781.25 -1593.75 93.75 93.75], 'FaceColor',[0 0 0]);
rectangle('Position',[1687.5 -1687.5 93.75 93.75], 'FaceColor',[0 0 0]);
rectangle('Position',[1781.25 -1687.5 93.75 93.75], 'FaceColor',[1 1 1]);
rectangle('Position',[1687.5 -1781.25 93.75 93.75], 'FaceColor',[0 0 0]);
rectangle('Position',[1781.25 -1781.25 93.75 93.75], 'FaceColor',[1 1 1]);
rectangle('Position',[1687.5 -1875 93.75 93.75], 'FaceColor',[0 0 0]);
rectangle('Position',[1781.25 -1875 93.75 93.75], 'FaceColor',[1 1 1]);
rectangle('Position',[1875 -1593.75 93.75 93.75], 'FaceColor',[0 0 0]);
rectangle('Position',[1968.75 -1593.75 93.75 93.75], 'FaceColor',[1 1 1]);
rectangle('Position',[1875 -1687.5 93.75 93.75], 'FaceColor',[1 1 1]);
rectangle('Position',[1968.75 -1687.5 93.75 93.75], 'FaceColor',[1 1 1]);
rectangle('Position',[1500 -1968.75 93.75 93.75], 'FaceColor',[0 0 0]);
rectangle('Position',[1593.75 -1968.75 93.75 93.75], 'FaceColor',[0 0 0]);
rectangle('Position',[1500 -2062.5 93.75 93.75], 'FaceColor',[1 1 1]);
rectangle('Position',[1593.75 -2062.5 93.75 93.75], 'FaceColor',[1 1 1]);
rectangle('Position',[1687.5 -1968.75 93.75 93.75], 'FaceColor',[0 0 0]);
rectangle('Position',[1781.25 -1968.75 93.75 93.75], 'FaceColor',[1 1 1]);
rectangle('Position',[1687.5 -2062.5 93.75 93.75], 'FaceColor',[1 1 1]);
rectangle('Position',[1781.25 -2062.5 93.75 93.75], 'FaceColor',[1 1 1]);
rectangle('Position',[2625 -1593.75 93.75 93.75], 'FaceColor',[1 1 1]);
rectangle('Position',[2718.75 -1593.75 93.75 93.75], 'FaceColor',[0 0 0]);
rectangle('Position',[2625 -1687.5 93.75 93.75], 'FaceColor',[1 1 1]);
rectangle('Position',[2718.75 -1687.5 93.75 93.75], 'FaceColor',[0 0 0]);
rectangle('Position',[2812.5 -1781.25 93.75 93.75], 'FaceColor',[1 1 1]);
rectangle('Position',[2906.25 -1781.25 93.75 93.75], 'FaceColor',[0 0 0]);
rectangle('Position',[2812.5 -1875 93.75 93.75], 'FaceColor',[1 1 1]);
rectangle('Position',[2906.25 -1875 93.75 93.75], 'FaceColor',[0 0 0]);
rectangle('Position',[2812.5 -1968.75 93.75 93.75], 'FaceColor',[1 1 1]);
rectangle('Position',[2906.25 -1968.75 93.75 93.75], 'FaceColor',[0 0 0]);
rectangle('Position',[2812.5 -2062.5 93.75 93.75], 'FaceColor',[1 1 1]);
rectangle('Position',[2906.25 -2062.5 93.75 93.75], 'FaceColor',[0 0 0]);
rectangle('Position',[1500 -2343.75 93.75 93.75], 'FaceColor',[0 0 0]);
rectangle('Position',[1593.75 -2343.75 93.75 93.75], 'FaceColor',[0 0 0]);
rectangle('Position',[1500 -2437.5 93.75 93.75], 'FaceColor',[1 1 1]);
rectangle('Position',[1593.75 -2437.5 93.75 93.75], 'FaceColor',[0 0 0]);
rectangle('Position',[1500 -2531.25 93.75 93.75], 'FaceColor',[1 1 1]);
rectangle('Position',[1593.75 -2531.25 93.75 93.75], 'FaceColor',[0 0 0]);
rectangle('Position',[1500 -2625 93.75 93.75], 'FaceColor',[1 1 1]);
rectangle('Position',[1593.75 -2625 93.75 93.75], 'FaceColor',[0 0 0]);
rectangle('Position',[1875 -2531.25 93.75 93.75], 'FaceColor',[1 1 1]);
rectangle('Position',[1968.75 -2531.25 93.75 93.75], 'FaceColor',[1 1 1]);
rectangle('Position',[1875 -2625 93.75 93.75], 'FaceColor',[0 0 0]);
rectangle('Position',[1968.75 -2625 93.75 93.75], 'FaceColor',[0 0 0]);
rectangle('Position',[2062.5 -2531.25 93.75 93.75], 'FaceColor',[1 1 1]);
rectangle('Position',[2156.25 -2531.25 93.75 93.75], 'FaceColor',[1 1 1]);
rectangle('Position',[2062.5 -2625 93.75 93.75], 'FaceColor',[0 0 0]);
rectangle('Position',[2156.25 -2625 93.75 93.75], 'FaceColor',[1 1 1]);
rectangle('Position',[1500 -2718.75 93.75 93.75], 'FaceColor',[1 1 1]);
rectangle('Position',[1593.75 -2718.75 93.75 93.75], 'FaceColor',[0 0 0]);
rectangle('Position',[1500 -2812.5 93.75 93.75], 'FaceColor',[1 1 1]);
rectangle('Position',[1593.75 -2812.5 93.75 93.75], 'FaceColor',[0 0 0]);
rectangle('Position',[1500 -2906.25 93.75 93.75], 'FaceColor',[1 1 1]);
rectangle('Position',[1593.75 -2906.25 93.75 93.75], 'FaceColor',[0 0 0]);
rectangle('Position',[1500 -3000 93.75 93.75], 'FaceColor',[0 0 0]);
rectangle('Position',[1593.75 -3000 93.75 93.75], 'FaceColor',[0 0 0]);
rectangle('Position',[1875 -2718.75 93.75 93.75], 'FaceColor',[0 0 0]);
rectangle('Position',[1968.75 -2718.75 93.75 93.75], 'FaceColor',[0 0 0]);
rectangle('Position',[1875 -2812.5 93.75 93.75], 'FaceColor',[1 1 1]);
rectangle('Position',[1968.75 -2812.5 93.75 93.75], 'FaceColor',[1 1 1]);
rectangle('Position',[2062.5 -2718.75 93.75 93.75], 'FaceColor',[0 0 0]);
rectangle('Position',[2156.25 -2718.75 93.75 93.75], 'FaceColor',[1 1 1]);
rectangle('Position',[2062.5 -2812.5 93.75 93.75], 'FaceColor',[1 1 1]);
rectangle('Position',[2156.25 -2812.5 93.75 93.75], 'FaceColor',[1 1 1]);
rectangle('Position',[1875 -2906.25 93.75 93.75], 'FaceColor',[1 1 1]);
rectangle('Position',[1968.75 -2906.25 93.75 93.75], 'FaceColor',[1 1 1]);
rectangle('Position',[1875 -3000 93.75 93.75], 'FaceColor',[0 0 0]);
rectangle('Position',[1968.75 -3000 93.75 93.75], 'FaceColor',[0 0 0]);
rectangle('Position',[2062.5 -2906.25 93.75 93.75], 'FaceColor',[1 1 1]);
rectangle('Position',[2156.25 -2906.25 93.75 93.75], 'FaceColor',[1 1 1]);
rectangle('Position',[2062.5 -3000 93.75 93.75], 'FaceColor',[0 0 0]);
rectangle('Position',[2156.25 -3000 93.75 93.75], 'FaceColor',[0 0 0]);
rectangle('Position',[2250 -2343.75 93.75 93.75], 'FaceColor',[0 0 0]);
rectangle('Position',[2343.75 -2343.75 93.75 93.75], 'FaceColor',[0 0 0]);
rectangle('Position',[2250 -2437.5 93.75 93.75], 'FaceColor',[1 1 1]);
rectangle('Position',[2343.75 -2437.5 93.75 93.75], 'FaceColor',[1 1 1]);
rectangle('Position',[2625 -2343.75 93.75 93.75], 'FaceColor',[0 0 0]);
rectangle('Position',[2718.75 -2343.75 93.75 93.75], 'FaceColor',[0 0 0]);
rectangle('Position',[2625 -2437.5 93.75 93.75], 'FaceColor',[1 1 1]);
rectangle('Position',[2718.75 -2437.5 93.75 93.75], 'FaceColor',[1 1 1]);
rectangle('Position',[2812.5 -2343.75 93.75 93.75], 'FaceColor',[0 0 0]);
rectangle('Position',[2906.25 -2343.75 93.75 93.75], 'FaceColor',[0 0 0]);
rectangle('Position',[2812.5 -2437.5 93.75 93.75], 'FaceColor',[1 1 1]);
rectangle('Position',[2906.25 -2437.5 93.75 93.75], 'FaceColor',[0 0 0]);
rectangle('Position',[2812.5 -2531.25 93.75 93.75], 'FaceColor',[1 1 1]);
rectangle('Position',[2906.25 -2531.25 93.75 93.75], 'FaceColor',[0 0 0]);
rectangle('Position',[2812.5 -2625 93.75 93.75], 'FaceColor',[1 1 1]);
rectangle('Position',[2906.25 -2625 93.75 93.75], 'FaceColor',[0 0 0]);
rectangle('Position',[2437.5 -2718.75 93.75 93.75], 'FaceColor',[0 0 0]);
rectangle('Position',[2531.25 -2718.75 93.75 93.75], 'FaceColor',[0 0 0]);
rectangle('Position',[2437.5 -2812.5 93.75 93.75], 'FaceColor',[1 1 1]);
rectangle('Position',[2531.25 -2812.5 93.75 93.75], 'FaceColor',[1 1 1]);
rectangle('Position',[2250 -2906.25 93.75 93.75], 'FaceColor',[1 1 1]);
rectangle('Position',[2343.75 -2906.25 93.75 93.75], 'FaceColor',[1 1 1]);
rectangle('Position',[2250 -3000 93.75 93.75], 'FaceColor',[0 0 0]);
rectangle('Position',[2343.75 -3000 93.75 93.75], 'FaceColor',[0 0 0]);
rectangle('Position',[2437.5 -2906.25 93.75 93.75], 'FaceColor',[1 1 1]);
rectangle('Position',[2531.25 -2906.25 93.75 93.75], 'FaceColor',[1 1 1]);
rectangle('Position',[2437.5 -3000 93.75 93.75], 'FaceColor',[0 0 0]);
rectangle('Position',[2531.25 -3000 93.75 93.75], 'FaceColor',[0 0 0]);
rectangle('Position',[2812.5 -2718.75 93.75 93.75], 'FaceColor',[1 1 1]);
rectangle('Position',[2906.25 -2718.75 93.75 93.75], 'FaceColor',[0 0 0]);
rectangle('Position',[2812.5 -2812.5 93.75 93.75], 'FaceColor',[1 1 1]);
rectangle('Position',[2906.25 -2812.5 93.75 93.75], 'FaceColor',[0 0 0]);
rectangle('Position',[2625 -2906.25 93.75 93.75], 'FaceColor',[1 1 1]);
rectangle('Position',[2718.75 -2906.25 93.75 93.75], 'FaceColor',[1 1 1]);
rectangle('Position',[2625 -3000 93.75 93.75], 'FaceColor',[0 0 0]);
rectangle('Position',[2718.75 -3000 93.75 93.75], 'FaceColor',[0 0 0]);
rectangle('Position',[2812.5 -2906.25 93.75 93.75], 'FaceColor',[1 1 1]);
rectangle('Position',[2906.25 -2906.25 93.75 93.75], 'FaceColor',[0 0 0]);
rectangle('Position',[2812.5 -3000 93.75 93.75], 'FaceColor',[0 0 0]);
rectangle('Position',[2906.25 -3000 93.75 93.75], 'FaceColor',[0 0 0]);
X=[2800,2625,2531.25,2437.5,2437.5,2250,2100,1875,1781.25,1687.5,1593.75,1500,1500,1312.5,1125,937.5,750,562.5,562.5,562.5,562.5,562.5,468.75,375,200,200];
Y=[-2800,-2775,-2737.5,-2718.75,-2625,-2437.5,-2250,-2062.5,-2062.5,-2062.5,-2025,-1968.75,-1875,-1687.5,-1500,-1312.5,-1125,-937.5,-750,-656.25,-562.5,-468.75,-375,-375,-200,-200];
hold on;
plot(X,Y,'r');
plot(X,Y,'bo');
legend('11062.5','Location','southoutside');
